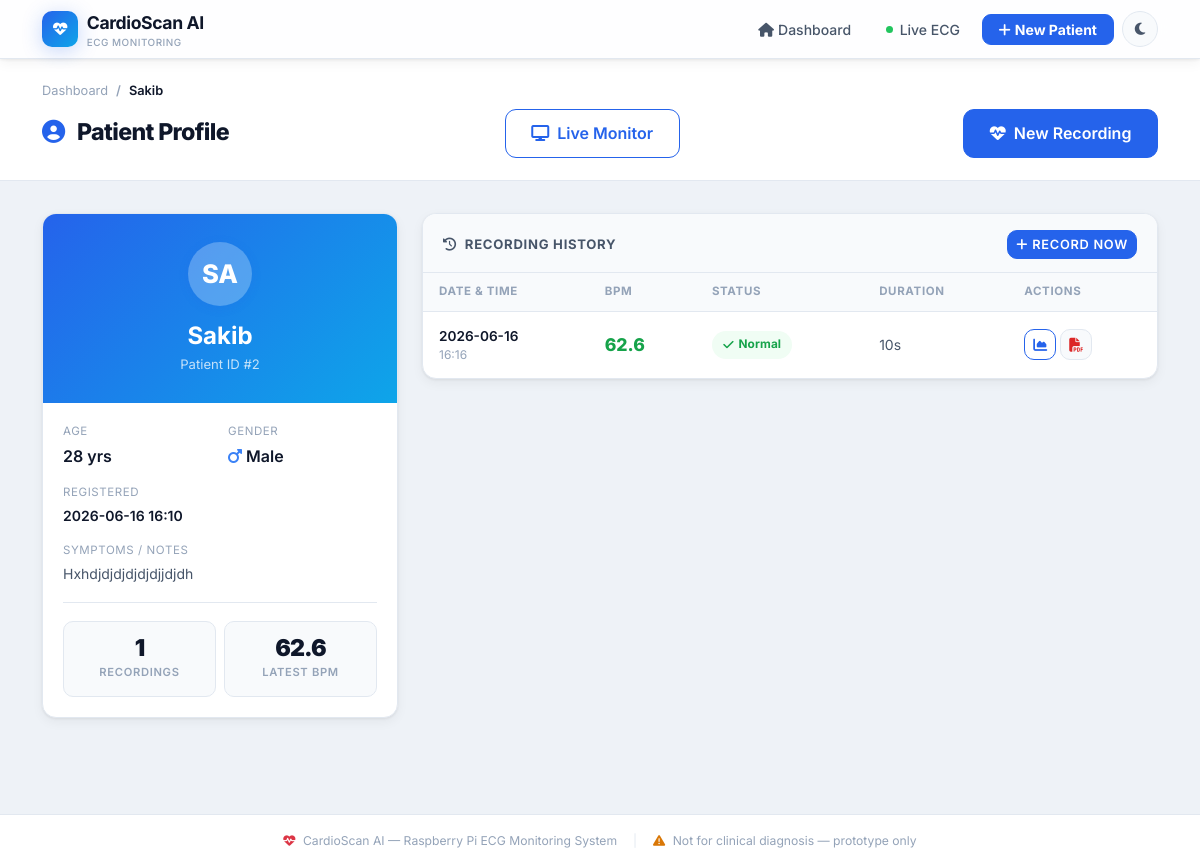
Before: /patient/2 with the older database file.
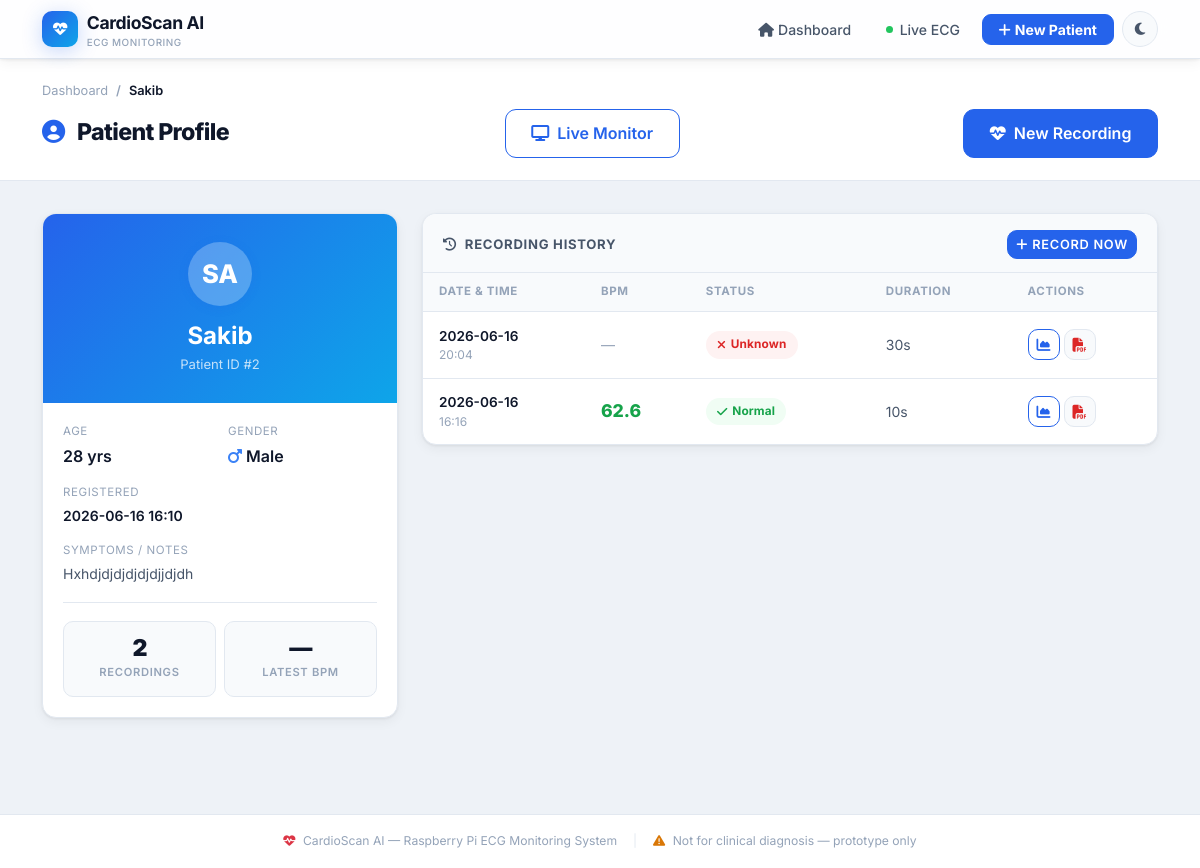
After: the same page with the newer database file.
### tables this page shows
CREATE TABLE patients (
            id          INTEGER PRIMARY KEY AUTOINCREMENT,
            name        TEXT NOT NULL,
            age         INTEGER,
            gender      TEXT,
            symptoms    TEXT,
            created_at  TIMESTAMP DEFAULT CURRENT_TIMESTAMP
        );

CREATE TABLE recordings (
            id                INTEGER PRIMARY KEY AUTOINCREMENT,
            patient_id        INTEGER REFERENCES patients(id),
            session_name      TEXT,
            duration_sec      INTEGER,
            source_type       TEXT DEFAULT 'esp',
            raw_file          TEXT,
            filtered_file     TEXT,
            compare_plot      TEXT,
            bpm_plot          TEXT,
            num_peaks         INTEGER,
            bpm               REAL,
            status            TEXT,
            rr_intervals_json TEXT,
            created_at        TIMESTAMP DEFAULT CURRENT_TIMESTAMP
        , ai_available INTEGER DEFAULT 0, ai_dominant_class TEXT, ai_class_distribution TEXT, ai_alert_count INTEGER DEFAULT 0, ai_beats_json TEXT, motion_pct REAL DEFAULT 0.0);

### ui/app.py (the view)
@app.route("/patient/<int:patient_id>")
def patient_detail(patient_id):
    conn = get_connection()
    patient = conn.execute(
        "SELECT * FROM patients WHERE id=?", (patient_id,)
    ).fetchone()
    if not patient:
        abort(404)
    recordings = conn.execute(
        "SELECT * FROM recordings WHERE patient_id=? ORDER BY created_at DESC",
        (patient_id,),
    ).fetchall()
    conn.close()
    return render_template("patient_detail.html",
                           patient=patient, recordings=recordings)

### scripts/db_setup.py (called while the page is built)
def get_connection():
    conn = sqlite3.connect(DB_PATH)
    conn.row_factory = sqlite3.Row
    conn.execute("PRAGMA foreign_keys = ON")
    return conn

### ui/app.py (called while the page is built)
def _status_class(status: str) -> str:
    if "Normal" in status:
        return "success"
    if "Unknown" in status:
        return "danger"
    return "warning"

### ui/templates/patient_detail.html (shortened to what this page needs)
{% extends "base.html" %}
{% block content %}
<div class="page-header">
  <div class="container-xl">
    <nav aria-label="breadcrumb">
      <ol class="breadcrumb mb-2">
        <li class="breadcrumb-item"><a href="{{ url_for('index') }}">Dashboard</a></li>
        <li class="breadcrumb-item active">{{ patient.name }}</li>
      </ol>
    </nav>
    <div class="d-flex align-items-center justify-content-between flex-wrap gap-3">
      <h1>
        <i class="fa-solid fa-user-circle me-2" style="color:var(--primary);"></i>
        Patient Profile
      </h1>
      <a href="{{ url_for('monitor') }}?patient_id={{ patient.id }}"
         class="btn btn-outline-primary btn-lg me-2">
        <i class="fa-solid fa-display me-2"></i>Live Monitor
      </a>
      <a href="{{ url_for('record', patient_id=patient.id) }}"
         class="btn btn-primary btn-lg">
        <i class="fa-solid fa-heart-pulse me-2"></i>New Recording
      </a>
    </div>
  </div>
</div>
<div class="container-xl pb-5">
  <div class="row g-4">
    <div class="col-12 col-lg-4">
      <div class="cs-card p-0" style="overflow:hidden;">
        <div style="background:linear-gradient(135deg,var(--primary),var(--secondary));
                    padding:1.75rem 1.5rem;text-align:center;">
          {% set initials = (patient.name.split()[0][0] + (patient.name.split()[1][0] if patient.name.split()|length > 1 else (patient.name[1]|default('')))) | upper %}
          <div class="patient-avatar lg mx-auto mb-3"
               style="background:rgba(255,255,255,.25);font-size:1.6rem;">
            {{ initials }}
          </div>
          <h4 class="text-white fw-700 mb-1">{{ patient.name }}</h4>
          <div style="font-size:.82rem;color:rgba(255,255,255,.75);">
            Patient ID #{{ patient.id }}
          </div>
        </div>
        <div style="padding:1.25rem;">
          <div class="row g-3">
            <div class="col-6">
              <div style="font-size:.72rem;text-transform:uppercase;letter-spacing:.05em;color:var(--text-3);">Age</div>
              <div class="fw-600 mt-1">{{ patient.age or '—' }} {% if patient.age %}yrs{% endif %}</div>
            </div>
            <div class="col-6">
              <div style="font-size:.72rem;text-transform:uppercase;letter-spacing:.05em;color:var(--text-3);">Gender</div>
              <div class="fw-600 mt-1">
                {% if patient.gender in ['M','male','Male'] %}
                  <i class="fa-solid fa-mars me-1" style="color:#3b82f6;"></i>Male
                {% elif patient.gender in ['F','female','Female'] %}
                  <i class="fa-solid fa-venus me-1" style="color:#ec4899;"></i>Female
                {% elif patient.gender %}
                  {{ patient.gender }}
                {% else %}—{% endif %}
              </div>
            </div>
            <div class="col-12">
              <div style="font-size:.72rem;text-transform:uppercase;letter-spacing:.05em;color:var(--text-3);">Registered</div>
              <div class="fw-600 mt-1" style="font-size:.875rem;">
                {{ patient.created_at[:16] | replace('T',' ') }}
              </div>
            </div>
            {% if patient.symptoms %}
              <div class="col-12">
                <div style="font-size:.72rem;text-transform:uppercase;letter-spacing:.05em;color:var(--text-3);">Symptoms / Notes</div>
                <div class="mt-1" style="font-size:.875rem;color:var(--text-2);line-height:1.5;">
                  {{ patient.symptoms }}
                </div>
              </div>
            {% endif %}
          </div>
          <hr style="border-color:var(--border);margin:1.1rem 0;" />
          <div class="row g-2">
            <div class="col-6">
              <div class="metric-chip">
                <div class="mc-val">{{ recordings|length }}</div>
                <div class="mc-lbl">Recordings</div>
              </div>
            </div>
            <div class="col-6">
              <div class="metric-chip">
                <div class="mc-val">
                  {% set latest = recordings[0] if recordings else none %}
                  {% if latest and latest.bpm %}
                    {{ latest.bpm }}
                  {% else %}—{% endif %}
                </div>
                <div class="mc-lbl">Latest BPM</div>
              </div>
            </div>
          </div>
        </div>
      </div>
    </div>
    <div class="col-12 col-lg-8">
      <div class="cs-card" style="overflow:hidden;">
        <div class="card-header-cs d-flex align-items-center justify-content-between">
          <span>
            <i class="fa-solid fa-clock-rotate-left me-2"></i>Recording History
          </span>
          <a href="{{ url_for('record', patient_id=patient.id) }}"
             class="btn btn-primary btn-sm" style="font-size:.8rem;">
            <i class="fa-solid fa-plus me-1"></i>Record Now
          </a>
        </div>
        {% if recordings %}
          <div class="table-responsive">
            <table class="table-cs w-100" style="border-collapse:collapse;">
              <thead>
                <tr>
                  <th>Date &amp; Time</th>
                  <th>BPM</th>
                  <th>Status</th>
                  <th>Duration</th>
                  <th>Actions</th>
                </tr>
              </thead>
              <tbody>
                {% for r in recordings %}
                  {% set sc = status_class(r.status) %}
                  <tr>
                    <td>
                      <div style="font-weight:600;font-size:.85rem;">{{ r.created_at[:10] }}</div>
                      <div style="font-size:.75rem;color:var(--text-3);">{{ r.created_at[11:16] }}</div>
                    </td>
                    <td>
                      {% if r.bpm %}
                        <span style="font-size:1.1rem;font-weight:800;color:
                          {% if sc == 'success' %}var(--success)
                          {% elif sc == 'danger' %}var(--danger)
                          {% else %}var(--warning){% endif %};">
                          {{ r.bpm }}
                        </span>
                      {% else %}
                        <span style="color:var(--text-3);">—</span>
                      {% endif %}
                    </td>
                    <td>
                      <span class="badge-status {{ sc }}">
                        {% if sc == 'success' %}<i class="fa-solid fa-check"></i>
                        {% elif sc == 'danger' %}<i class="fa-solid fa-xmark"></i>
                        {% else %}<i class="fa-solid fa-exclamation"></i>{% endif %}
                        {% if "Normal" in r.status %}Normal
                        {% elif "Bradycardia" in r.status %}Brady
                        {% elif "Tachycardia" in r.status %}Tachy
                        {% else %}Unknown{% endif %}
                      </span>
                    </td>
                    <td style="color:var(--text-2);">{{ r.duration_sec }}s</td>
                    <td>
                      <div class="d-flex gap-1">
                        <a href="{{ url_for('result', recording_id=r.id) }}"
                           class="btn btn-outline-primary btn-sm"
                           data-bs-toggle="tooltip" title="View result">
                          <i class="fa-solid fa-chart-area"></i>
                        </a>
                        <a href="{{ url_for('report', recording_id=r.id) }}"
                           class="btn btn-light btn-sm"
                           data-bs-toggle="tooltip" title="Download PDF"
                           style="border-color:var(--border);">
                          <i class="fa-solid fa-file-pdf" style="color:var(--danger);"></i>
                        </a>
                      </div>
                    </td>
                  </tr>
                {% endfor %}
              </tbody>
            </table>
          </div>
        {% endif %}
      </div>
    </div>
  </div>
</div>
{% endblock %}

### ui/templates/base.html (shortened to what this page needs)
<!DOCTYPE html>
<html lang="en" data-theme="light">
<head>
  <link href="https://cdn.jsdelivr.net/npm/bootstrap@5.3.3/dist/css/bootstrap.min.css" rel="stylesheet" />
  <link href="https://cdnjs.cloudflare.com/ajax/libs/font-awesome/6.5.1/css/all.min.css" rel="stylesheet" />
  <link href="{{ url_for('static', filename='css/custom.css') }}" rel="stylesheet" />
</head>
<body>
<nav class="cs-navbar">
  <div class="container-xl">
    <div class="d-flex align-items-center justify-content-between gap-3">
      <a href="{{ url_for('index') }}" class="cs-brand text-decoration-none">
        <span class="brand-icon">
          <i class="fa-solid fa-heart-pulse"></i>
        </span>
        <span>
          CardioScan AI
          <span class="brand-sub">ECG Monitoring</span>
        </span>
      </a>
      <div class="d-none d-md-flex align-items-center gap-2">
        <a href="{{ url_for('index') }}"
           class="nav-pill {{ 'active' if request.endpoint == 'index' else '' }}">
          <i class="fa-solid fa-house me-1"></i>Dashboard
        </a>
        <a href="{{ url_for('monitor') }}"
           class="nav-pill {{ 'active' if request.endpoint == 'monitor' else '' }}"
           style="display:inline-flex;align-items:center;gap:.4rem;">
          <span style="width:7px;height:7px;border-radius:50%;background:#22c55e;
                       display:inline-block;
                       {{ 'animation:pulse-dot 1.5s ease-in-out infinite;' if request.endpoint != 'monitor' else '' }}"></span>
          Live ECG
        </a>
        <a href="{{ url_for('patient_new') }}"
           class="btn btn-primary btn-sm px-3"
           style="border-radius:9px;font-weight:700;">
          <i class="fa-solid fa-plus me-1"></i>New Patient
        </a>
        <button class="theme-toggle" id="themeToggle" title="Toggle dark / light mode">
          <i class="fa-solid fa-moon" id="themeIcon"></i>
        </button>
      </div>
    </div>
  </div>
</nav>
<main>
  {% block content %}{% endblock %}
</main>
<footer class="cs-footer">
  <div class="container-xl d-flex flex-wrap align-items-center justify-content-center gap-3">
    <span>
      <i class="fa-solid fa-heart-pulse me-1 text-danger"></i>
      CardioScan AI — Raspberry Pi ECG Monitoring System
    </span>
    <span class="d-none d-sm-inline" style="color:var(--border);">|</span>
    <span>
      <i class="fa-solid fa-triangle-exclamation me-1" style="color:var(--warning);"></i>
      Not for clinical diagnosis — prototype only
    </span>
  </div>
</footer>
</body>
</html>

Changed rows visible on the page:
added recordings: created_at "2026-06-16", created_at "20:04", shows "Unknown", duration_sec "30"
shown differently, row unchanged: recordings (number 2 of 2 on the later page): bpm "62.6" → (not shown)
Other visible differences:
{{ recordings|length }}: "1" → "2"
